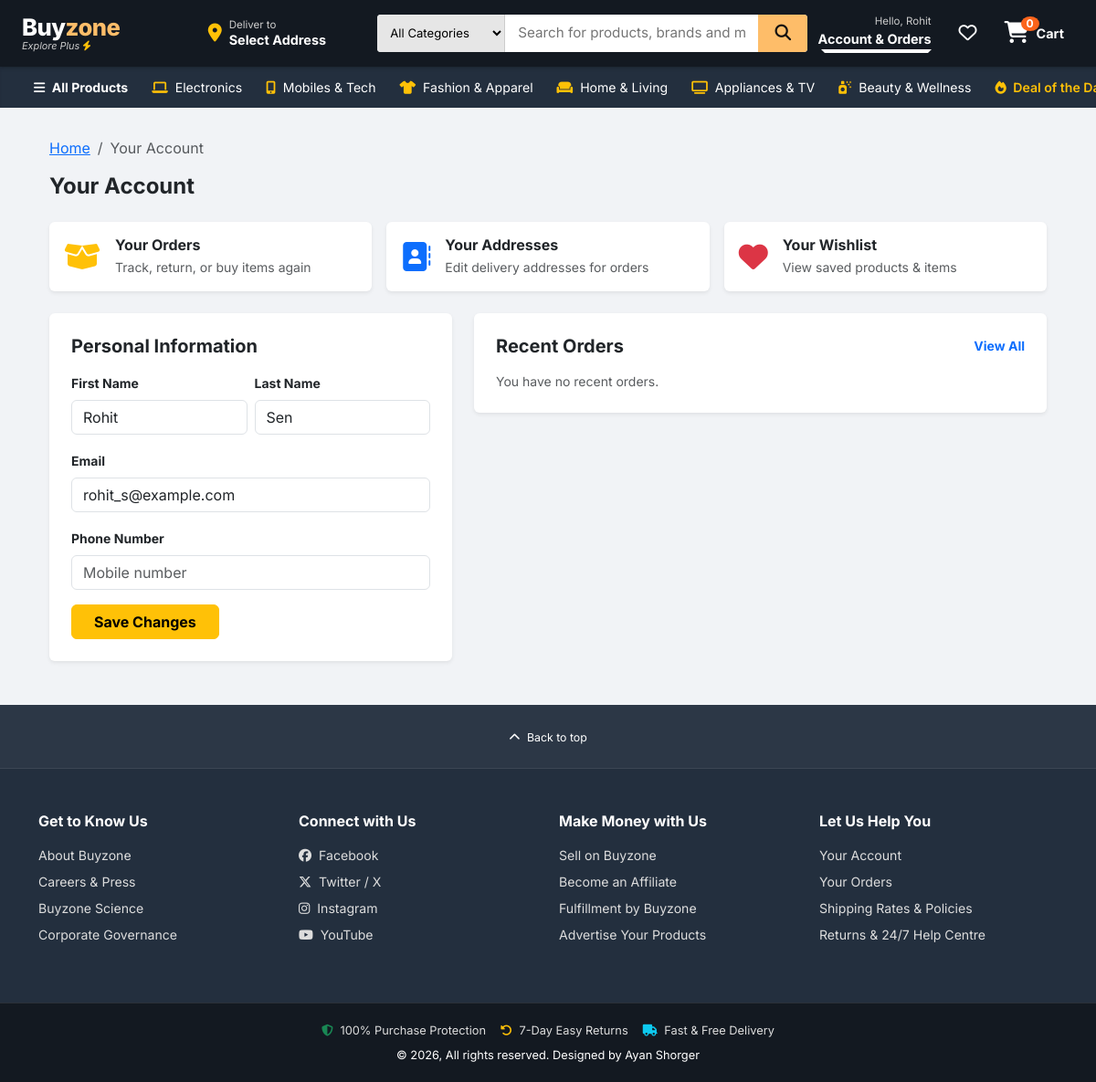
Page /accounts/profile/ (signed in) on the committed database.
### store/models.py (models this page shows, shortened)
class Category(models.Model):
    name = models.CharField(max_length=100, unique=True)
    slug = models.SlugField(max_length=120, unique=True, blank=True)
    icon = models.CharField(max_length=50, blank=True, default='fa-tag', help_text="FontAwesome class e.g. fa-laptop, fa-mobile-screen")
    image = models.ImageField(upload_to='categories/', blank=True, null=True)
    image_url = models.URLField(blank=True, help_text="High-resolution CDN image URL")
    description = models.TextField(blank=True)
    parent = models.ForeignKey('self', on_delete=models.SET_NULL, null=True, blank=True, related_name='subcategories')
    is_featured = models.BooleanField(default=False)
    order = models.IntegerField(default=0)
    class Meta:
        verbose_name_plural = 'Categories'
        ordering = ['order', 'name']

### accounts/models.py (models this page shows, shortened)
class UserProfile(models.Model):
    user = models.OneToOneField(User, on_delete=models.CASCADE, related_name='profile')
    phone = models.CharField(max_length=15, blank=True)
    avatar = models.ImageField(upload_to='profiles/', blank=True, null=True)
    created_at = models.DateTimeField(auto_now_add=True)

### accounts/views.py (the view)
# urls.py: path('profile/', views.profile, name='profile'),
@login_required
def profile(request):
    recent_orders = Order.objects.filter(user=request.user).order_by('-created_at')[:5]
    addresses = Address.objects.filter(user=request.user)
    if request.method == 'POST':
        u_form = UserUpdateForm(request.POST, instance=request.user)
        p_form = ProfileUpdateForm(request.POST, request.FILES, instance=request.user.profile)
        if u_form.is_valid() and p_form.is_valid():
            u_form.save()
            p_form.save()
            messages.success(request, "Your profile has been updated successfully!")
            return redirect('accounts:profile')
    else:
        u_form = UserUpdateForm(instance=request.user)
        p_form = ProfileUpdateForm(instance=request.user.profile)
    context = {
        'u_form': u_form,
        'p_form': p_form,
        'recent_orders': recent_orders,
        'addresses': addresses,
    }
    return render(request, 'accounts/profile.html', context)

### templates/accounts/profile.html (shortened to what this page needs)
{% extends 'base.html' %}
{% load static humanize %}
{% block content %}
<div class="container px-lg-4 mt-3">
    <nav aria-label="breadcrumb">
        <ol class="breadcrumb small">
            <li class="breadcrumb-item"><a href="{% url 'core:home' %}">Home</a></li>
            <li class="breadcrumb-item active" aria-current="page">Your Account</li>
        </ol>
    </nav>
    <h4 class="fw-bold mb-4 text-dark">Your Account</h4>
    <div class="row row-cols-1 row-cols-md-3 g-3 mb-4">
        <div class="col">
            <a href="{% url 'orders:order_history' %}" class="card border-0 shadow-sm p-3 text-decoration-none text-dark h-100 hover-shadow transition">
                <div class="d-flex align-items-center gap-3">
                    <i class="fa-solid fa-box-open fs-2 text-warning"></i>
                    <div>
                        <h6 class="fw-bold mb-1">Your Orders</h6>
                        <div class="small text-muted">Track, return, or buy items again</div>
                    </div>
                </div>
            </a>
        </div>
        <div class="col">
            <a href="{% url 'accounts:address_book' %}" class="card border-0 shadow-sm p-3 text-decoration-none text-dark h-100 hover-shadow transition">
                <div class="d-flex align-items-center gap-3">
                    <i class="fa-solid fa-address-book fs-2 text-primary"></i>
                    <div>
                        <h6 class="fw-bold mb-1">Your Addresses</h6>
                        <div class="small text-muted">Edit delivery addresses for orders</div>
                    </div>
                </div>
            </a>
        </div>
        <div class="col">
            <a href="{% url 'cart:wishlist_view' %}" class="card border-0 shadow-sm p-3 text-decoration-none text-dark h-100 hover-shadow transition">
                <div class="d-flex align-items-center gap-3">
                    <i class="fa-solid fa-heart fs-2 text-danger"></i>
                    <div>
                        <h6 class="fw-bold mb-1">Your Wishlist</h6>
                        <div class="small text-muted">View saved products &amp; items</div>
                    </div>
                </div>
            </a>
        </div>
    </div>
    <div class="row g-4">
        <div class="col-lg-5">
            <div class="card border-0 shadow-sm p-4">
                <h5 class="fw-bold mb-3 text-dark">Personal Information</h5>
                <form method="POST" enctype="multipart/form-data">
                    <div class="row g-2 mb-3">
                        <div class="col-6">
                            <label class="form-label small fw-bold">First Name</label>
                            {{ u_form.first_name }}
                        </div>
                        <div class="col-6">
                            <label class="form-label small fw-bold">Last Name</label>
                            {{ u_form.last_name }}
                        </div>
                    </div>
                    <div class="mb-3">
                        <label class="form-label small fw-bold">Email</label>
                        {{ u_form.email }}
                    </div>
                    <div class="mb-3">
                        <label class="form-label small fw-bold">Phone Number</label>
                        {{ p_form.phone }}
                    </div>
                    <button type="submit" class="btn btn-warning fw-bold px-4">
                        Save Changes
                    </button>
                </form>
            </div>
        </div>
        <div class="col-lg-7">
            <div class="card border-0 shadow-sm p-4">
                <div class="d-flex justify-content-between align-items-center mb-3">
                    <h5 class="fw-bold mb-0 text-dark">Recent Orders</h5>
                    <a href="{% url 'orders:order_history' %}" class="small text-primary fw-bold text-decoration-none">View All</a>
                </div>
                {% if recent_orders %}
                    <div class="list-group list-group-flush">
                        {% for ord in recent_orders %}
                            <div class="list-group-item d-flex justify-content-between align-items-center px-0 py-3">
                                <div>
                                    <div class="fw-bold text-dark">Order #{{ ord.order_number }}</div>
                                    <div class="small text-muted">{{ ord.created_at|date:"d M Y" }} | Total: ₹{{ ord.final_total|intcomma }}</div>
                                </div>
                                <div class="text-end">
                                    <span class="badge {{ ord.badge_class }} mb-1">{{ ord.get_order_status_display }}</span>
                                    <div><a href="{% url 'orders:order_detail' ord.order_number %}" class="small text-primary fw-bold text-decoration-none">Track &raquo;</a></div>
                                </div>
                            </div>
                        {% endfor %}
                    </div>
                {% else %}
                    <p class="text-muted small mb-0">You have no recent orders.</p>
                {% endif %}
            </div>
        </div>
    </div>
</div>
{% endblock %}

### templates/base.html (shortened to what this page needs)
{% load static humanize %}
<!DOCTYPE html>
<html lang="en">
<head>
    <link href="https://cdn.jsdelivr.net/npm/bootstrap@5.3.3/dist/css/bootstrap.min.css" rel="stylesheet">
    <link rel="stylesheet" href="https://cdnjs.cloudflare.com/ajax/libs/font-awesome/6.5.1/css/all.min.css">
    <link rel="stylesheet" href="{% static 'css/styles.css' %}">
</head>
<body>
    <header class="bz-top-header">
        <div class="container-fluid px-lg-4">
            <div class="row align-items-center g-2 g-md-3">
                <div class="col-6 col-md-2 col-lg-2">
                    <a href="{% url 'core:home' %}" class="bz-logo">
                        <div class="brand-text">Buy<span>zone</span></div>
                        <div class="brand-sub">Explore Plus <i class="fa-solid fa-bolt text-warning"></i></div>
                    </a>
                </div>
                <div class="col-6 col-md-2 col-lg-2 d-none d-md-block">
                    <div class="bz-delivery-box" data-bs-toggle="modal" data-bs-target="#locationModal">
                        <i class="fa-solid fa-location-dot fs-5 me-2 text-warning"></i>
                        <div class="lh-sm">
                            <div style="font-size: 0.72rem; color: #ccc;">Deliver to</div>
                            <div class="fw-bold text-truncate" style="max-width: 140px;">
                                {% if user_address %}
                                    {{ user_address.city }} {{ user_address.postal_code }}
                                {% else %}
                                    Select Address
                                {% endif %}
                            </div>
                        </div>
                    </div>
                </div>
                <div class="col-12 col-md-5 col-lg-5">
                    <form action="{% url 'core:search' %}" method="GET" class="bz-search-group">
                        <select name="category" class="bz-search-category d-none d-sm-block">
                            <option value="">All Categories</option>
                        </select>
                        <input type="text" name="q" class="bz-search-input" placeholder="Search for products, brands and more..." value="{{ request.GET.q|default:'' }}">
                        <button type="submit" class="bz-search-btn" title="Search">
                            <i class="fa-solid fa-magnifying-glass"></i>
                        </button>
                    </form>
                </div>
                <div class="col-12 col-md-3 col-lg-3 text-end d-flex align-items-center justify-content-end gap-2">
                    {% if user.is_authenticated %}
                        <div class="dropdown">
                            <a href="#" class="bz-nav-action dropdown-toggle" id="accountMenu" data-bs-toggle="dropdown" aria-expanded="false">
                                <span style="font-size: 0.72rem; color: #ccc;">Hello, {{ user.first_name|default:user.username }}</span>
                                <span class="fw-bold">Account & Orders</span>
                            </a>
                        </div>
                    {% else %}
                        <a href="{% url 'accounts:login' %}" class="btn btn-sm btn-light fw-bold px-3 py-1 text-primary">
                            Sign In
                        </a>
                    {% endif %}
                    <a href="{% url 'cart:wishlist_view' %}" class="bz-nav-action position-relative" title="Wishlist">
                        <i class="fa-regular fa-heart fs-5"></i>
                    </a>
                    <a href="{% url 'cart:cart_view' %}" class="bz-nav-action d-flex flex-row align-items-center position-relative" title="Shopping Cart">
                        <div class="position-relative me-2">
                            <i class="fa-solid fa-cart-shopping fs-4"></i>
                            <span class="bz-cart-badge">{{ cart_count|default:0 }}</span>
                        </div>
                        <span class="fw-bold d-none d-lg-inline">Cart</span>
                    </a>
                </div>
            </div>
        </div>
    </header>
    <nav class="bz-sub-nav">
        <div class="container-fluid px-lg-4 d-flex align-items-center overflow-x-auto text-nowrap">
            <a href="{% url 'store:product_list' %}" class="fw-bold"><i class="fa-solid fa-bars me-1"></i> All Products</a>
            {% for cat in nav_categories %}
                <a href="{% url 'store:category_detail' cat.slug %}">
                    <i class="fa-solid {{ cat.icon }} me-1 text-warning"></i> {{ cat.name }}
                </a>
            {% endfor %}
            <a href="{% url 'store:product_list' %}?discount=25" class="text-warning fw-semibold"><i class="fa-solid fa-fire me-1"></i> Deal of the Day</a>
        </div>
    </nav>
    <main class="flex-grow-1 pb-5">
        {% block content %}{% endblock %}
    </main>
    <footer class="bz-footer">
        <div class="py-4 text-center border-bottom border-secondary border-opacity-25" style="background-color: rgba(255,255,255,0.04);">
            <a href="#" class="text-white text-decoration-none small" onclick="window.scrollTo({top: 0, behavior: 'smooth'}); return false;">
                <i class="fa-solid fa-chevron-up me-1"></i> Back to top
            </a>
        </div>
        <div class="container py-5">
            <div class="row g-4">
                <div class="col-6 col-md-3">
                    <h6 class="text-white fw-bold mb-3">Get to Know Us</h6>
                    <ul class="list-unstyled">
                        <li class="mb-2"><a href="{% url 'core:about' %}">About Buyzone</a></li>
                        <li class="mb-2"><a href="#">Careers & Press</a></li>
                        <li class="mb-2"><a href="#">Buyzone Science</a></li>
                        <li class="mb-2"><a href="#">Corporate Governance</a></li>
                    </ul>
                </div>
                <div class="col-6 col-md-3">
                    <h6 class="text-white fw-bold mb-3">Connect with Us</h6>
                    <ul class="list-unstyled">
                        <li class="mb-2"><a href="#"><i class="fa-brands fa-facebook me-2"></i>Facebook</a></li>
                        <li class="mb-2"><a href="#"><i class="fa-brands fa-x-twitter me-2"></i>Twitter / X</a></li>
                        <li class="mb-2"><a href="#"><i class="fa-brands fa-instagram me-2"></i>Instagram</a></li>
                        <li class="mb-2"><a href="#"><i class="fa-brands fa-youtube me-2"></i>YouTube</a></li>
                    </ul>
                </div>
                <div class="col-6 col-md-3">
                    <h6 class="text-white fw-bold mb-3">Make Money with Us</h6>
                    <ul class="list-unstyled">
                        <li class="mb-2"><a href="#">Sell on Buyzone</a></li>
                        <li class="mb-2"><a href="#">Become an Affiliate</a></li>
                        <li class="mb-2"><a href="#">Fulfillment by Buyzone</a></li>
                        <li class="mb-2"><a href="#">Advertise Your Products</a></li>
                    </ul>
                </div>
                <div class="col-6 col-md-3">
                    <h6 class="text-white fw-bold mb-3">Let Us Help You</h6>
                    <ul class="list-unstyled">
                        <li class="mb-2"><a href="{% url 'accounts:profile' %}">Your Account</a></li>
                        <li class="mb-2"><a href="{% url 'orders:order_history' %}">Your Orders</a></li>
                        <li class="mb-2"><a href="#">Shipping Rates & Policies</a></li>
                        <li class="mb-2"><a href="{% url 'core:contact' %}">Returns & 24/7 Help Centre</a></li>
                    </ul>
                </div>
            </div>
        </div>
        <div class="bz-footer-bottom">
            <div class="container text-center">
                <div class="mb-2 d-flex justify-content-center gap-3">
                    <span class="copyright-txt"><i class="fa-solid fa-shield-halved text-success me-1"></i> 100% Purchase Protection</span>
                    <span class="copyright-txt"><i class="fa-solid fa-rotate-left text-warning me-1"></i> 7-Day Easy Returns</span>
                    <span class="copyright-txt"><i class="fa-solid fa-truck text-info me-1"></i> Fast & Free Delivery</span>
                </div>
                <div>&copy; 2026, All rights reserved. Designed by Ayan Shorger</div>
            </div>
        </div>
    </footer>
</body>
</html>

### rows in the picture
Category: name "Electronics"
Category: name "Mobiles & Tech"
Category: name "Fashion & Apparel"
Category: name "Home & Living"
Category: name "Appliances & TV"
Category: name "Beauty & Wellness"

### other values in the picture
{{ user.first_name|default:user.username }} "Rohit"
{{ cart_count|default:0 }} "0"
